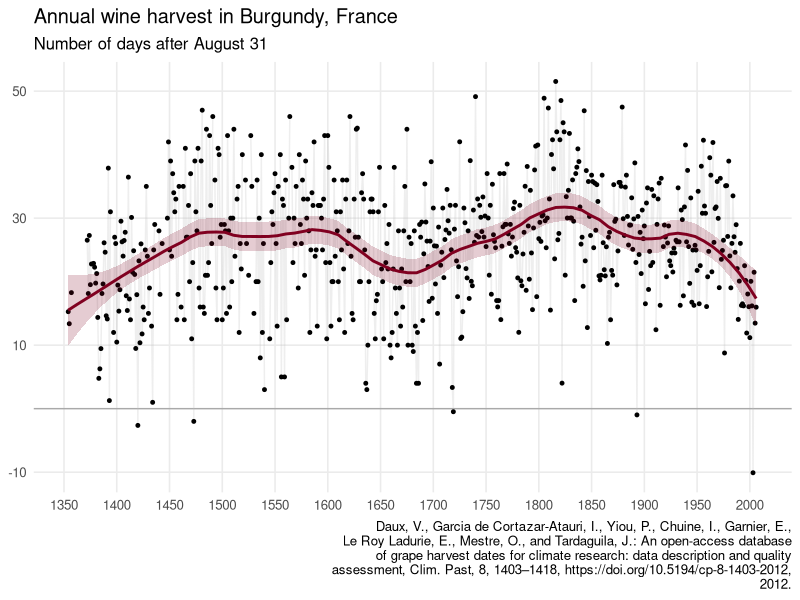
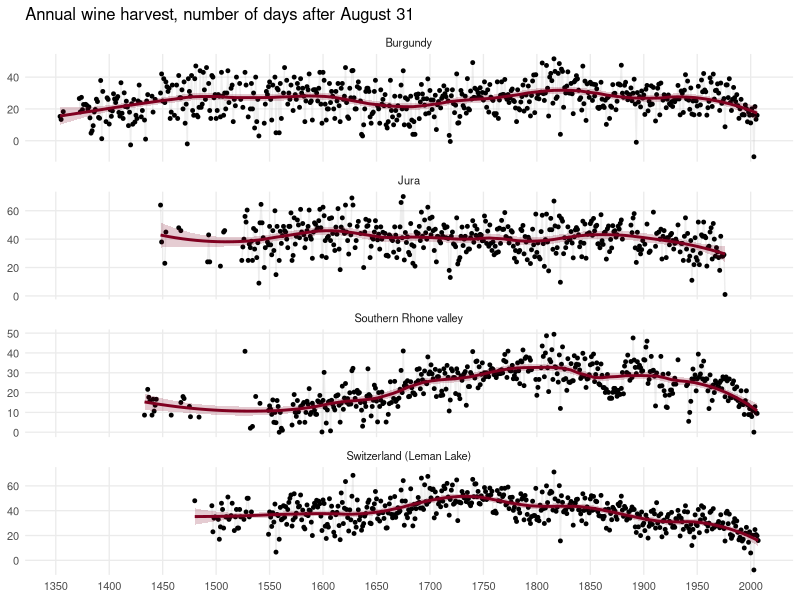
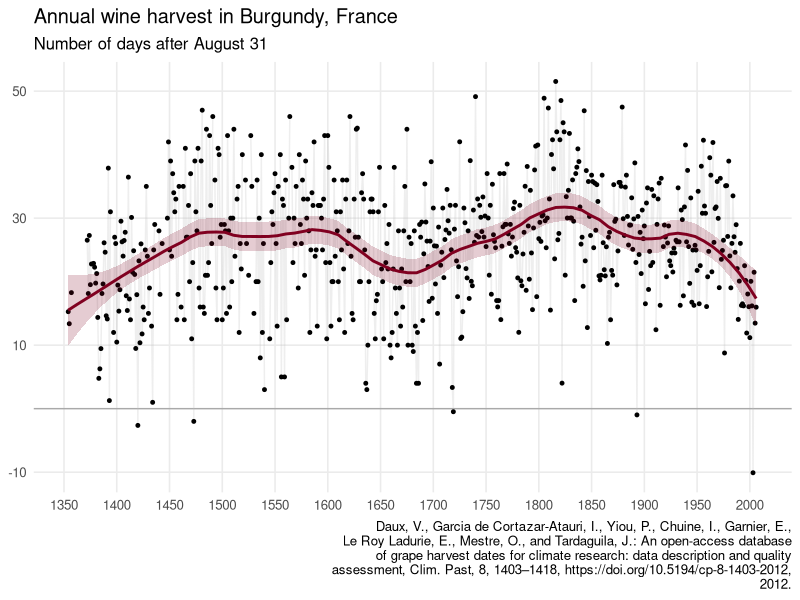
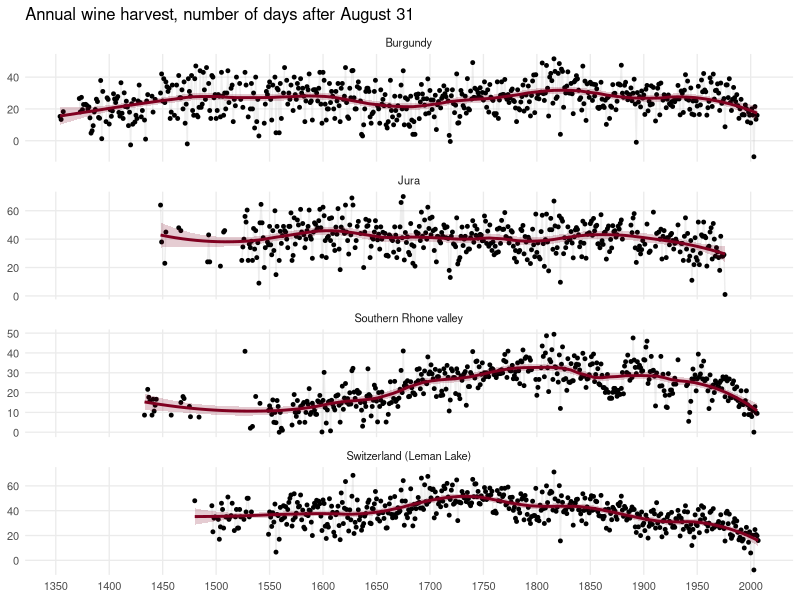

Reproduce these figures in R, in order.
## load packages ----
library(tidyverse)

## load wide data ----
# Source: https://doi.org/10.5194/cp-8-1403-2012
# GHD-RCS : dates in number of days after August 31. 
wineharvest_wide <- readxl::read_excel(
  path = "Supplement.xlsx", 
  sheet = "S2. GHD-RCS", 
  skip = 2
  ) |> 
  rename_with(tolower, .cols = everything()) |> 
  rename(year = `abb.`)

write_csv(x = wineharvest_wide, file = "wineharvest_wide.csv")

## abbreviations----
locations <- readxl::read_excel(
  path = "Supplement.xlsx", 
  sheet = "S2. GHD-RCS", 
  skip = 1
  ) |> 
  select(-c("...1")) |> 
  mutate(across(.cols = everything(), .fns = tolower)) |> 
  slice_head(n = 1) |> 
  pivot_longer(cols = Alsace:`Vendée - Poitou Charente`, names_to = "name", values_to = "abbreviation") |> 
  relocate(abbreviation, name)

write_csv(x = locations, file = "locations.csv")

## create long data ----
wineharvest_long <- wineharvest_wide |> 
  pivot_longer(cols = -c(year), names_to = "abbreviation", values_to = "value")

wineharvest_long <- left_join(x = wineharvest_long, y = locations, by = join_by(abbreviation)) |> 
  relocate(abbreviation, name, year, value)

write_csv(x = wineharvest_long, file = "wineharvest_long.csv")

## plot ----
wineharvest_caption <- "Daux, V., Garcia de Cortazar-Atauri, I., Yiou, P., Chuine, I., Garnier, E., Le Roy Ladurie, E., Mestre, O., and Tardaguila, J.: An open-access database of grape harvest dates for climate research: data description and quality assessment, Clim. Past, 8, 1403–1418, https://doi.org/10.5194/cp-8-1403-2012, 2012."

p <- ggplot(data = wineharvest_wide, mapping = aes(x = year, y = bur)) +
  geom_hline(yintercept = 0, linewidth = 0.5, colour = "darkgray") +
  geom_line(linewidth = 0.5, colour = "gray", alpha = 0.25) +
  geom_point(size = 1) +
  geom_smooth(method = "loess", formula = "y ~ x", se = TRUE, colour = "#800020", fill = "#800020", span = 0.3, alpha = 0.2) +
  # scale_x_continuous(breaks = seq(1500, 2050, 50), limits = c(1500, NA)) +
  scale_x_continuous(breaks = seq(1350, 2050, 50)) +
  scale_y_continuous(breaks = seq(-10, 70, 20)) +
  labs(
    title = "Annual wine harvest in Burgundy, France",
    subtitle = "Number of days after August 31",
    x = NULL, y = NULL,
    caption = str_wrap(wineharvest_caption)
  ) +
  theme_minimal(base_size = 12) +
  theme(panel.grid.minor = element_blank())

print(p)

ggsave(filename = "burgundy.png", plot = p, path = ".", width = 24, height = 12, units = "cm", bg = "white")

variable_selection <- c("bur", "jur", "srv", "swi")

p <- ggplot(data = wineharvest_long |> filter(abbreviation %in% variable_selection), mapping = aes(x = year, y = value)) +
  # geom_hline(yintercept = 0, linewidth = 0.5, colour = "darkgray") +
  geom_line(linewidth = 0.5, colour = "gray", alpha = 0.25) +
  geom_point(size = 1) +
  geom_smooth(method = "loess", formula = "y ~ x", se = TRUE, colour = "#800020", fill = "#800020", span = 0.3, alpha = 0.2) +
  facet_wrap(facets = vars(name), ncol = 1, scale = "free_y") +
  scale_x_continuous(breaks = seq(1350, 2050, 50)) +
  # scale_y_continuous(breaks = seq(-10, 70, 20)) +
  labs(
    title = "Annual wine harvest, number of days after August 31",
    subtitle = NULL,
    x = NULL, y = NULL,
    caption = NULL
  ) +
  theme_minimal(base_size = 10) +
  theme(panel.grid.minor = element_blank())

print(p)

ggsave(filename = "wineharvest.png", plot = p, path = ".", width = 20, height = 24, units = "cm", bg = "white")
